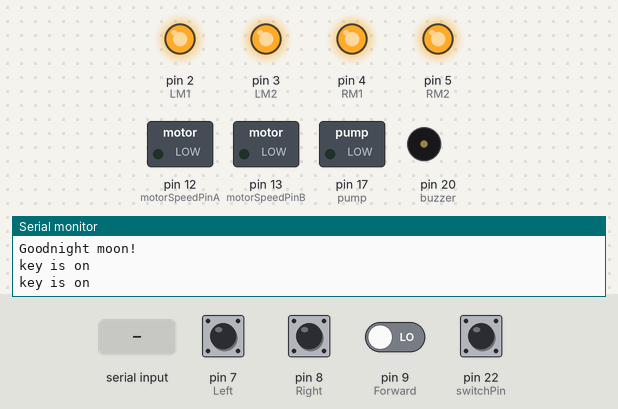
This sketch was run on a simulated Arduino Mega 2560, built with avr-gcc and run on an emulated ATmega2560. Parts: switched loads named in the sketch (green lamp = pin HIGH), output pins drawn as LEDs (lit = HIGH), buzzer (waves = sounding, pin HIGH), the last lines printed to the serial monitor. The inputs (shaded band) are chosen by the test bench; at power-on: pin 22 (switchPin) HIGH, pin 7 (Left), pin 8 (Right), pin 9 (Forward) LOW.

Above: at 3.8 s.
6.8 s: "MB\n" received over the second serial link
At 9.4 s:
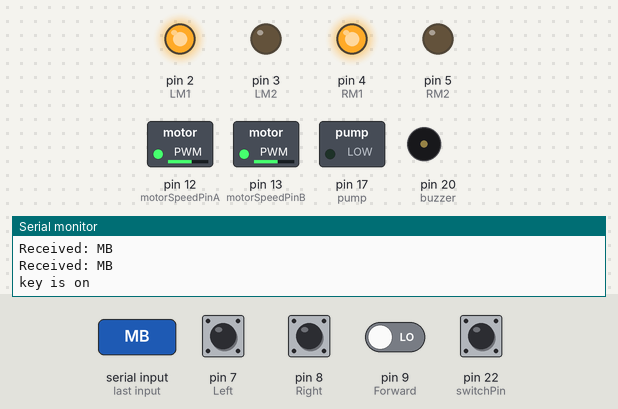
10.7 s: "MR\n" received over the second serial link
At 13.6 s:
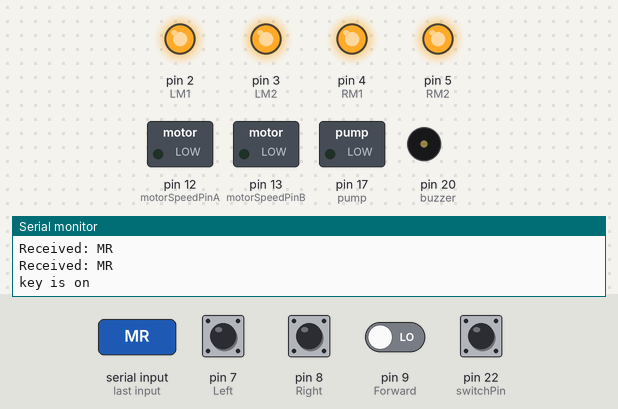
14.6 s: pin 9 (Forward) driven HIGH
At 15.5 s:
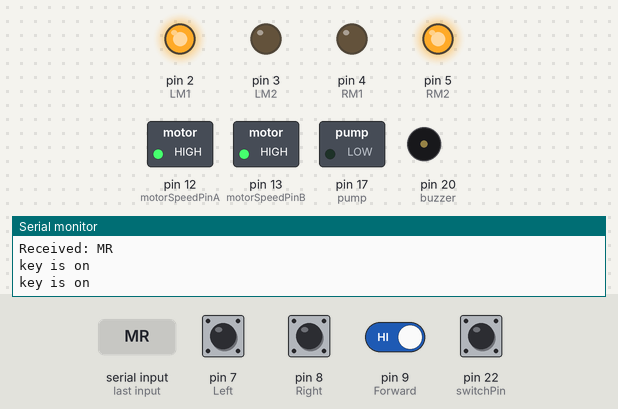
23.1 s: "TN\n" received over the second serial link
At 26.0 s:
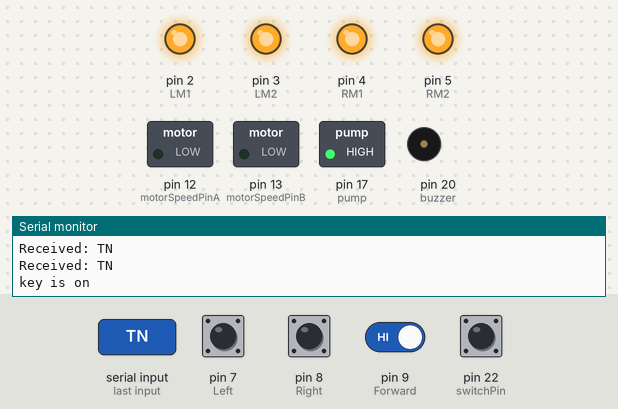
28.4 s: pin 7 (Left) pulled HIGH for 3 s
At 30.3 s:
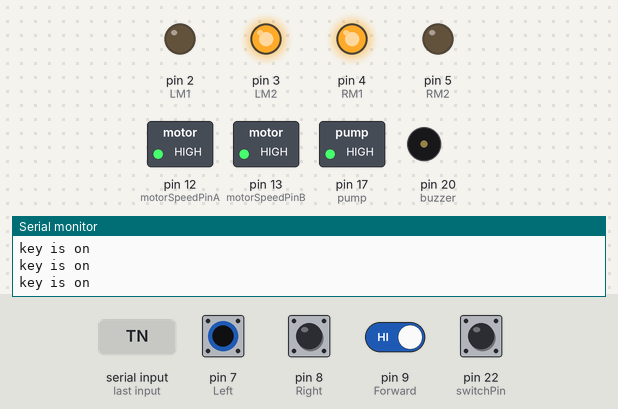
32.9 s: "MF\n" received over the second serial link
At 36.4 s:
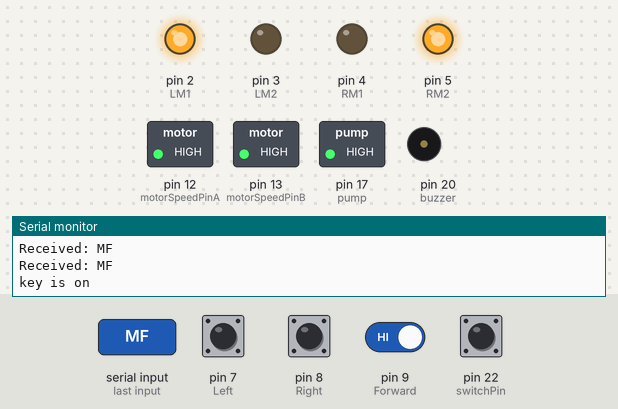
Timing chart, 0 to 38.1 s (numbered marks = the images above; inputs shaded):
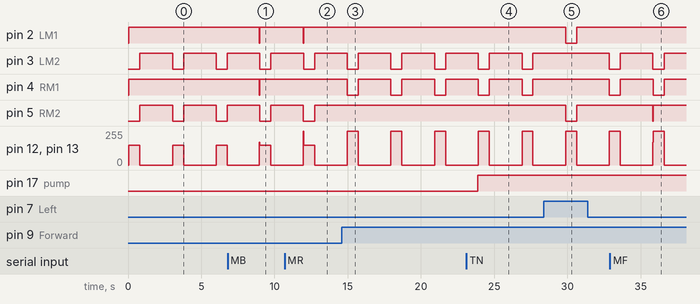

Measured:
- after the input at 6.8 s, pin 2 (LM1), pin 4 (RM1): HIGH → LOW after 2.2 s, → HIGH 0.04 s later
- after the input at 10.7 s, pin 2 (LM1): HIGH → LOW after 1.3 s, → HIGH 0.03 s later
- after the input at 14.6 s, pin 4 (RM1): alternates HIGH for 2.2 s and LOW for 0.75 s, starting after 0.37 s; pin 5 (RM2): stops changing and stays HIGH
- after the input at 23.1 s, pin 17 (pump): LOW → HIGH after 0.79 s
- after the input at 28.4 s, pin 2 (LM1), pin 5 (RM2): HIGH → LOW after 1.5 s, → HIGH 0.75 s later
- after the input at 32.9 s, pin 5 (RM2): HIGH → LOW after 2.9 s, → HIGH 0.04 s later
- by itself, pin 3 (LM2), pin 5 (RM2): alternates HIGH for 2.2 s and LOW for 0.75 s
- by itself, pin 12 (motorSpeedPinA), pin 13 (motorSpeedPinB): alternates 255/255 for 0.75 s and 0/255 for 2.2 s

The sketch:

mega.ino
```cpp
#include <SoftwareSerial.h>

SoftwareSerial mySerial(10, 11);  // RX, TX
const int motorSpeedPinA = 12;
const int motorSpeedPinB = 13;
const int switchPin = 22;
const int buzzer = 20;
int pos = 0;
boolean fire = false;

#define Left 7     // left sensor
#define Right 8    // right sensor
#define Forward 9  //front sensor

#define LM1 2  // left motor
#define LM2 3  // left motor
#define RM1 4  // right motor
#define RM2 5  // right motor
#define pump 17

void Move_Forward() {
  Serial.println("Move_Forward");
  digitalWrite(LM1, HIGH);
  digitalWrite(LM2, LOW);
  digitalWrite(RM1, HIGH);
  digitalWrite(RM2, LOW);
  analogWrite(motorSpeedPinA, 170);
  analogWrite(motorSpeedPinB, 170);
}
void Move_Backward() {
  Serial.println("Move_Backward");
  digitalWrite(LM1, LOW);
  digitalWrite(LM2, HIGH);
  digitalWrite(RM1, LOW);
  digitalWrite(RM2, HIGH);
  analogWrite(motorSpeedPinA, 170);
  analogWrite(motorSpeedPinB, 170);
}
void Move_Right() {
  Serial.println("Move_Right");
  digitalWrite(LM1, LOW);
  digitalWrite(LM2, HIGH);
  digitalWrite(RM1, HIGH);
  digitalWrite(RM2, LOW);
  analogWrite(motorSpeedPinA, 255);
  analogWrite(motorSpeedPinB,255);
}
void Move_Left() {
  Serial.println("Move_Left");
  digitalWrite(LM1, HIGH);
  digitalWrite(LM2, LOW);
  digitalWrite(RM1, LOW);
  digitalWrite(RM2, HIGH);
  analogWrite(motorSpeedPinA, 255);
  analogWrite(motorSpeedPinB, 255);
}
void Move_Stop() {
  Serial.println("Move_Stop");

  digitalWrite(LM1, HIGH);
  digitalWrite(LM2, HIGH);
  digitalWrite(RM1, HIGH);
  digitalWrite(RM2, HIGH);
  analogWrite(motorSpeedPinA, 0);
  analogWrite(motorSpeedPinB, 0);
}

void TURN_ON() {
  Serial.println("turn on:");
  digitalWrite(pump, HIGH);
}
void TURN_OFF() {
  Serial.println("turn OFF:");
  digitalWrite(pump, LOW);
}

void setup() {
  Serial.begin(115200);
  while (!Serial) {
    ;  // wait for serial port to connect (needed for native USB port only)
  }

  Serial.println("Goodnight moon!");

  mySerial.begin(115200);
  mySerial.println("Hello, world?");
  pinMode(Left, INPUT);
  pinMode(Right, INPUT);
  pinMode(Forward, INPUT);
  pinMode(LM1, OUTPUT);
  pinMode(LM2, OUTPUT);
  pinMode(RM1, OUTPUT);
  pinMode(RM2, OUTPUT);
  pinMode(pump, OUTPUT);
  pinMode(switchPin, INPUT);
  pinMode(motorSpeedPinA, OUTPUT);
  pinMode(motorSpeedPinB, OUTPUT);
  digitalWrite(switchPin, HIGH);  // turn on pullup resistor
  pinMode(buzzer, OUTPUT);
  delay(30);

}
void put_off_fire() {
  delay(500);

  digitalWrite(buzzer, HIGH);
  delay(100);
  digitalWrite(buzzer, LOW);
  delay(100);
  digitalWrite(buzzer, HIGH);
  delay(100);
  digitalWrite(buzzer, LOW);
  delay(100);
  digitalWrite(buzzer, HIGH);
  delay(100);
  digitalWrite(LM1,  LOW);
  digitalWrite(LM2,  LOW);
  digitalWrite(RM1,  LOW);
  digitalWrite(RM2,  LOW);
  analogWrite(motorSpeedPinA, 0);
  analogWrite(motorSpeedPinB, 0);
  digitalWrite(pump, HIGH);
  delay(5000);


  digitalWrite(pump,LOW);


  fire = false;
}

void loop() {

  if (digitalRead(switchPin) == HIGH) {
    // switch is pressed - pullup keeps pin high normally
    delay(30);
    Serial.println("key is on ");

    if (digitalRead(Left) == 1 && digitalRead(Right) == 1 && digitalRead(Forward) == 1) {

      digitalWrite(LM1, HIGH);
      digitalWrite(LM2, HIGH);
      digitalWrite(RM1, HIGH);
      digitalWrite(RM2, HIGH);
      analogWrite(motorSpeedPinA, 0);
      analogWrite(motorSpeedPinB, 0);
        fire = true;

    }

    else if (digitalRead(Forward) == 0 ) {
      digitalWrite(LM1, HIGH);
      digitalWrite(LM2, LOW);
      digitalWrite(RM1, HIGH);
      digitalWrite(RM2, LOW);
      analogWrite(motorSpeedPinA, 150);
      analogWrite(motorSpeedPinB, 150);
       delay(750);
       digitalWrite(LM1, HIGH);
      digitalWrite(LM2, HIGH);
      digitalWrite(RM1, HIGH);
      digitalWrite(RM2, HIGH);
      analogWrite(motorSpeedPinA, 0);
      analogWrite(motorSpeedPinB, 0);
       delay(2000);


    }

    else if (digitalRead(Left) == 0 ) {
      digitalWrite(LM1, HIGH);
      digitalWrite(LM2, LOW);
      digitalWrite(RM1, LOW);
      digitalWrite(RM2, HIGH);
      analogWrite(motorSpeedPinA,255);
      analogWrite(motorSpeedPinB, 255);
       delay(750);
       digitalWrite(LM1, HIGH);
      digitalWrite(LM2, HIGH);
      digitalWrite(RM1, HIGH);
      digitalWrite(RM2, HIGH);
      analogWrite(motorSpeedPinA, 0);
      analogWrite(motorSpeedPinB, 0);
       delay(2000);
    }

    else if (digitalRead(Right) == 0 ) {
      digitalWrite(LM1, LOW);
      digitalWrite(LM2, HIGH);
      digitalWrite(RM1, HIGH);
      digitalWrite(RM2, LOW);
      analogWrite(motorSpeedPinA, 255);
      analogWrite(motorSpeedPinB, 255);
       delay(750);
       digitalWrite(LM1, HIGH);
      digitalWrite(LM2, HIGH);
      digitalWrite(RM1, HIGH);
      digitalWrite(RM2, HIGH);
      analogWrite(motorSpeedPinA, 0);
      analogWrite(motorSpeedPinB, 0);
       delay(2000);
    }

    delay(200);  //change this value to increase the distance
    while (fire == true ) {
      put_off_fire();

    }


  }
  if (mySerial.available()) {
    String receivedData = mySerial.readStringUntil('\n');
    receivedData.trim();  // Remove leading/trailing whitespaces
    Serial.println(receivedData);

    if (receivedData.indexOf("MF") != -1) {
      Serial.println("MOVE forward");
      Move_Forward();

    } else {
      Serial.print("Received: ");
      Serial.println(receivedData);
    }
    if (receivedData.indexOf("MB") != -1) {
      Serial.println("MOVE BACKWARD");
      Move_Backward();

    } else {
      Serial.print("Received: ");
      Serial.println(receivedData);
    }

    if (receivedData.indexOf("MR") != -1) {
      Serial.println("MOVE RIGHT");
      Move_Right();

    } else {
      Serial.print("Received: ");
      Serial.println(receivedData);
    }

    if (receivedData.indexOf("ML") != -1) {
      Serial.println("MOVE LEFT");
      Move_Left();

    } else {
      Serial.print("Received: ");
      Serial.println(receivedData);
    }

    if (receivedData.indexOf("MS") != -1) {
      Serial.println("MOVE STOP");
      Move_Stop();

    } else {
      Serial.print("Received: ");
      Serial.println(receivedData);
    }


    if (receivedData.indexOf("TN") != -1) {
      Serial.println("TURN ON");
      TURN_ON();

    } else {
      Serial.print("Received: ");
      Serial.println(receivedData);
    }

    if (receivedData.indexOf("TF") != -1) {
      Serial.println("TURN OFF");
      TURN_OFF();

    } else {
      Serial.print("Received: ");
      Serial.println(receivedData);
    }
    if (receivedData.indexOf("Alarm") != -1) {
      Serial.println("Alarm");
      TURN_ON();


    } else {
      Serial.print("Received: ");
      Serial.println(receivedData);
    }

    if (Serial.available()) {
      String sendData = Serial.readStringUntil('\n');
      mySerial.println(sendData);
    }
  }
}
```
